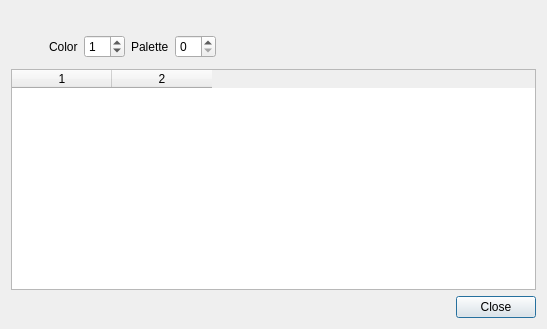
<?xml version="1.0" encoding="UTF-8"?>
<ui version="4.0">
 <class>PaletteColorSearch</class>
 <widget class="QDialog" name="PaletteColorSearch">
  <property name="geometry">
   <rect>
    <x>0</x>
    <y>0</y>
    <width>547</width>
    <height>329</height>
   </rect>
  </property>
  <property name="windowTitle">
   <string>Palette Color Search</string>
  </property>
  <layout class="QVBoxLayout" name="verticalLayout">
   <item>
    <widget class="QLabel" name="label_Title">
     <property name="text">
      <string/>
     </property>
     <property name="alignment">
      <set>Qt::AlignmentFlag::AlignCenter</set>
     </property>
    </widget>
   </item>
   <item>
    <widget class="QFrame" name="searchBar">
     <property name="frameShape">
      <enum>QFrame::Shape::NoFrame</enum>
     </property>
     <property name="frameShadow">
      <enum>QFrame::Shadow::Raised</enum>
     </property>
     <layout class="QHBoxLayout" name="horizontalLayout">
      <property name="leftMargin">
       <number>0</number>
      </property>
      <property name="topMargin">
       <number>0</number>
      </property>
      <property name="rightMargin">
       <number>0</number>
      </property>
      <property name="bottomMargin">
       <number>0</number>
      </property>
      <item>
       <widget class="QFrame" name="frame_Color">
        <property name="sizePolicy">
         <sizepolicy hsizetype="Fixed" vsizetype="Fixed">
          <horstretch>0</horstretch>
          <verstretch>0</verstretch>
         </sizepolicy>
        </property>
        <property name="minimumSize">
         <size>
          <width>32</width>
          <height>32</height>
         </size>
        </property>
        <property name="maximumSize">
         <size>
          <width>32</width>
          <height>32</height>
         </size>
        </property>
        <property name="frameShadow">
         <enum>QFrame::Shadow::Raised</enum>
        </property>
       </widget>
      </item>
      <item>
       <widget class="QLabel" name="label_Color">
        <property name="sizePolicy">
         <sizepolicy hsizetype="Maximum" vsizetype="Preferred">
          <horstretch>0</horstretch>
          <verstretch>0</verstretch>
         </sizepolicy>
        </property>
        <property name="text">
         <string>Color</string>
        </property>
       </widget>
      </item>
      <item>
       <widget class="NoScrollSpinBox" name="spinBox_ColorId">
        <property name="value">
         <number>1</number>
        </property>
       </widget>
      </item>
      <item>
       <widget class="QLabel" name="label_Palette">
        <property name="sizePolicy">
         <sizepolicy hsizetype="Maximum" vsizetype="Preferred">
          <horstretch>0</horstretch>
          <verstretch>0</verstretch>
         </sizepolicy>
        </property>
        <property name="text">
         <string>Palette</string>
        </property>
       </widget>
      </item>
      <item>
       <widget class="QSpinBox" name="spinBox_PaletteId"/>
      </item>
      <item>
       <spacer name="horizontalSpacer">
        <property name="orientation">
         <enum>Qt::Orientation::Horizontal</enum>
        </property>
        <property name="sizeHint" stdset="0">
         <size>
          <width>40</width>
          <height>20</height>
         </size>
        </property>
       </spacer>
      </item>
     </layout>
    </widget>
   </item>
   <item>
    <widget class="QTableWidget" name="table_Results">
     <property name="columnCount">
      <number>2</number>
     </property>
     <column/>
     <column/>
    </widget>
   </item>
   <item>
    <widget class="QDialogButtonBox" name="buttonBox">
     <property name="standardButtons">
      <set>QDialogButtonBox::StandardButton::Close</set>
     </property>
    </widget>
   </item>
  </layout>
 </widget>
 <customwidgets>
  <customwidget>
   <class>NoScrollSpinBox</class>
   <extends>QSpinBox</extends>
   <header>noscrollspinbox.h</header>
  </customwidget>
 </customwidgets>
 <resources/>
 <connections/>
</ui>
